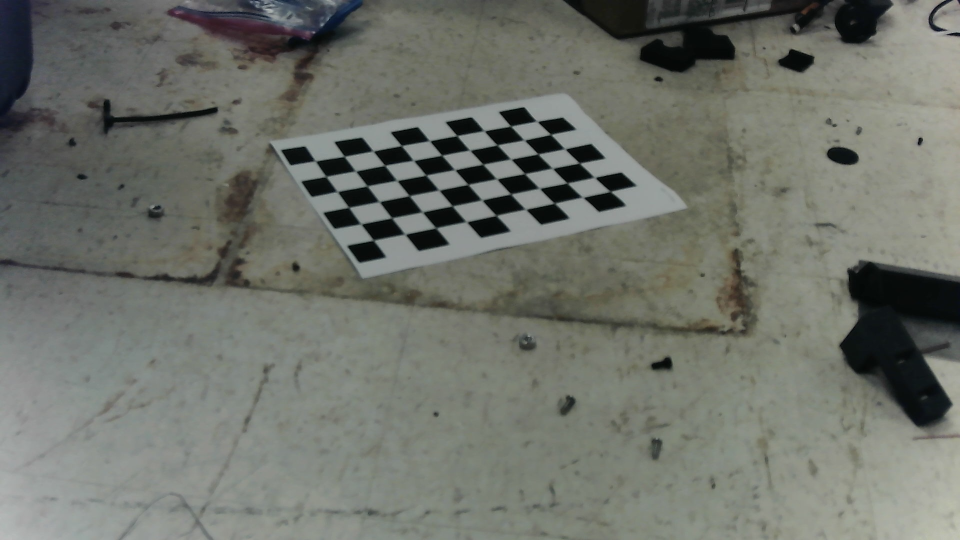
#> input picture calibration/images/0.png, 1920 x 1080 px (shown at 1/2 size); its folder holds only this picture in this run
$ python calibration.py
#> lines starting #> are read from the running program, lines starting #| are printed output that depends on the picture; after the words box and inside, x2 and y2 are one past the last pixel; in counts of white or black regions, pixels touching at a corner belong together
import numpy as np
import cv2 as cv
import glob
import pickle
import os


################ FIND CHESSBOARD CORNERS - OBJECT POINTS AND IMAGE POINTS #############################

chessboardSize = (9,6)
frameSize = (1920,1080)


# termination criteria
criteria = (cv.TERM_CRITERIA_EPS + cv.TERM_CRITERIA_MAX_ITER, 30, 0.001)


# prepare object points, like (0,0,0), (1,0,0), (2,0,0) ....,(6,5,0)
objp = np.zeros((chessboardSize[0] * chessboardSize[1], 3), np.float32)
objp[:,:2] = np.mgrid[0:chessboardSize[0],0:chessboardSize[1]].T.reshape(-1,2)

size_of_chessboard_squares_mm = 25.62
objp = objp * size_of_chessboard_squares_mm


# Arrays to store object points and image points from all the images.
objpoints = [] # 3d point in real world space
imgpoints = [] # 2d points in image plane.


path = 'images'
for filename in os.listdir(path):
    full_path = os.path.join(path, filename)
    img = cv.imread(full_path)
#> img is the input picture: shape (1080, 1920, 3); mean B, G, R 106.5, 114.3, 111.1

    cv.imshow('img', img)

    gray = cv.cvtColor(img, cv.COLOR_BGR2GRAY)

    # Find the chess board corners
    ret, corners = cv.findChessboardCorners(gray, chessboardSize, None)
#> ret = True; corners = 54 rows, first 8: [630, 321.5], [688, 313.5], [746, 302.5], [802, 291.5], [858, 281.5], [914, 271.5], [968, 262], [1021, 252.5]

    # If found, add object points, image points (after refining them)
    if ret == True:

        objpoints.append(objp)
        corners2 = cv.cornerSubPix(gray, corners, (11,11), (-1,-1), criteria)
#> corners2 = 54 rows, first 8: [631.3, 322.4], [689.1, 313.1], [746.8, 302.6], [803.4, 291.7], [859.7, 282], [914.5, 271.7], [968.9, 262.1], [1022, 252.7]
        imgpoints.append(corners)

        # Draw and display the corners
        cv.drawChessboardCorners(img, chessboardSize, corners2, ret)
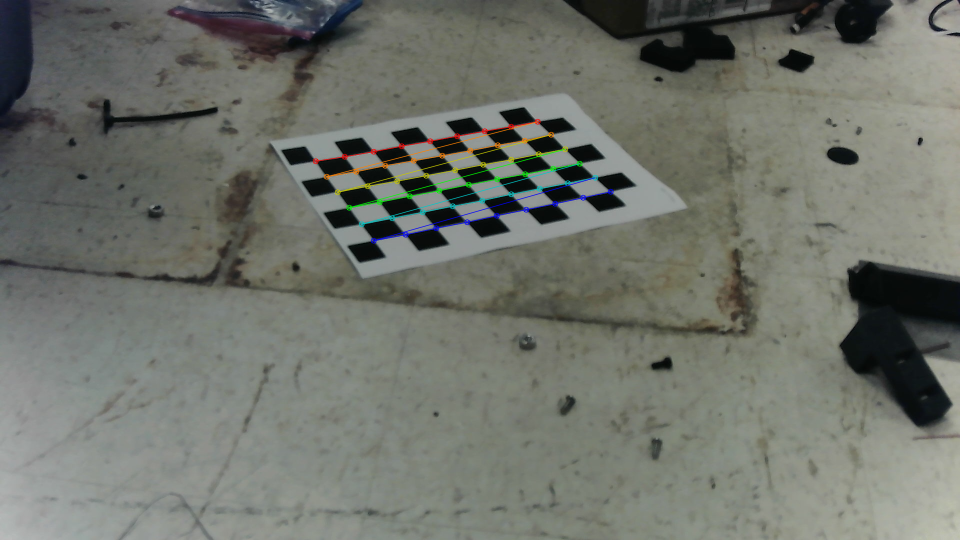
#> img: shape (1080, 1920, 3) (shown at 1/2 size); 0.89% of pixels changed, all inside (x1, y1, x2, y2) = (625, 237, 1228, 488)
        cv.imshow('img', img)
        cv.waitKey(1000)


cv.destroyAllWindows()


############## CALIBRATION #######################################################

ret, cameraMatrix, dist, rvecs, tvecs = cv.calibrateCamera(objpoints, imgpoints, frameSize, None, None)
#> ret = 0.616; cameraMatrix = [[2894.1, 0, 1006.4], [0, 3170.3, 478], [0, 0, 1]]; dist = [[0.425, -74.31, -0.0393, -0.000946, 1927.7]]; rvecs = ([-1.03, -0.29, -0.387],); tvecs = ([-153.7, -56.94, 1183.2],)

# Save the camera calibration result for later use (we won't worry about rvecs / tvecs)
#pickle.dump((cameraMatrix, dist), open( "calibration.pkl", "wb" ))
pickle.dump(cameraMatrix, open("presets/cameraMatrix.pkl", "wb"))
pickle.dump(dist, open("presets/dist.pkl", "wb"))

$ run again, on calibration/images/3.png
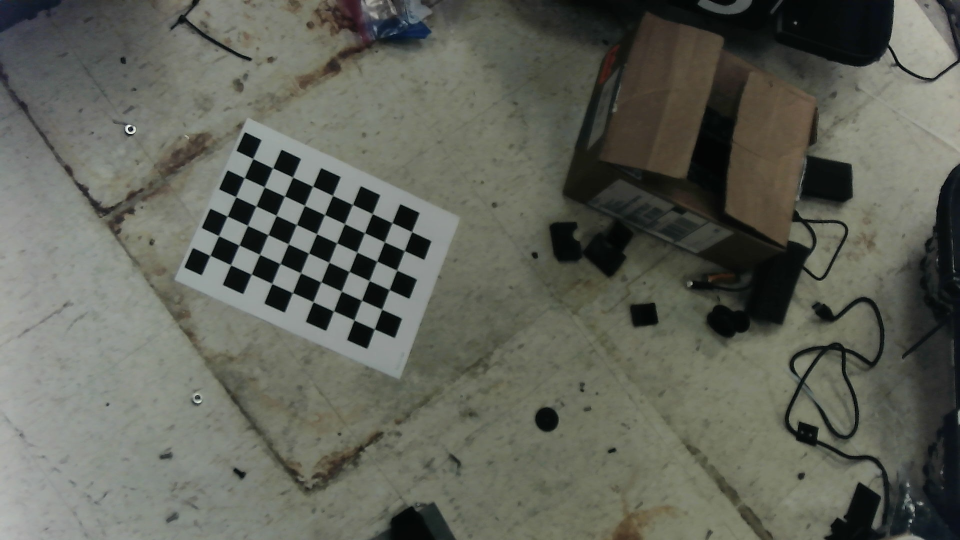
#> input picture calibration/images/3.png, 1920 x 1080 px (shown at 1/2 size)
#> img is the input picture: shape (1080, 1920, 3); mean B, G, R 88.9, 98.5, 96.2
#> `ret, corners = cv.findChessboardCorners(gray, chessboardSize, None)`: ret = True; corners = 54 rows, first 8: [507.7, 318.4], [547.4, 336.7], [585.5, 354], [625, 372.5], [665.5, 391], [704.5, 409.5], [744, 428], [783, 445.5]
#> corners2 = 54 rows, first 8: [506.3, 317.6], [545.7, 336.3], [585.9, 354.6], [625.8, 372.8], [665.7, 391.4], [705.5, 409.4], [745.2, 427.8], [784.6, 445.9]
#> `cv.drawChessboardCorners(img, chessboardSize, corners2, ret)`:
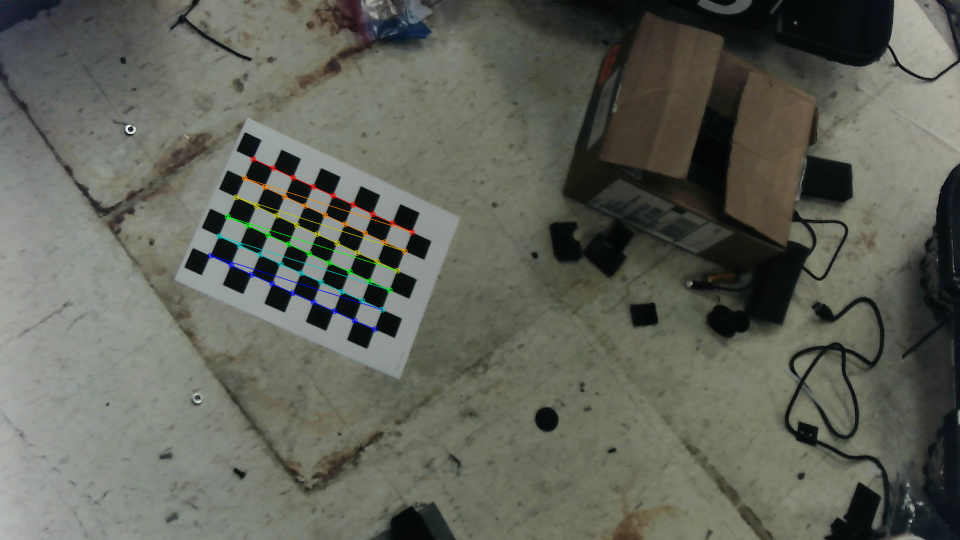
#> img: shape (1080, 1920, 3) (shown at 1/2 size); 0.73% of pixels changed, all inside (x1, y1, x2, y2) = (415, 312, 831, 665)
#> `ret, cameraMatrix, dist, rvecs, tvecs = cv.calibrateCamera(objpoints, ..`: ret = 0.195; cameraMatrix = [[2724.1, 0, 989.5], [0, 2628.9, 521.2], [0, 0, 1]]; dist = [[-0.945, 15.97, -0.00275, 0.0167, -150.6]]; rvecs = ([-0.307, -0.343, 0.384],); tvecs = ([-273, -118.3, 1489.8],)

$ run again, on calibration/images/4.png
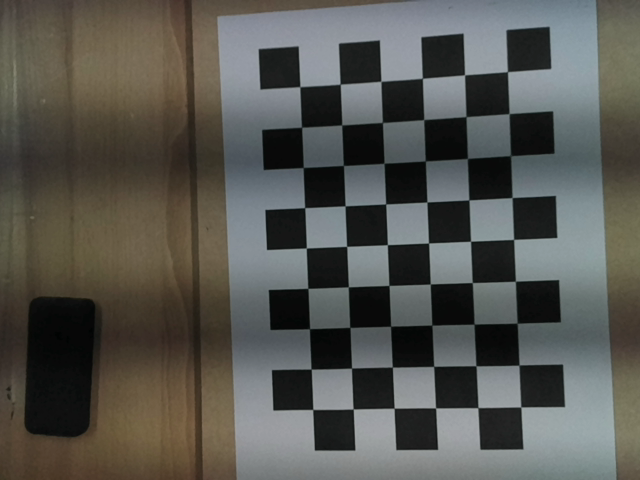
#> input picture calibration/images/4.png, 640 x 480 px
#> img is the input picture: shape (480, 640, 3); mean B, G, R 80.9, 86, 86
#> `gray = cv.cvtColor(img, cv.COLOR_BGR2GRAY)`:
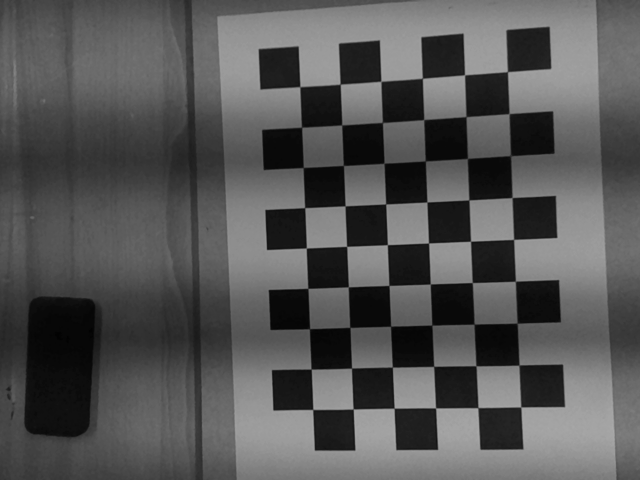
#> gray: shape (480, 640); min 2, max 169, mean 85.4
#> `ret, corners = cv.findChessboardCorners(gray, chessboardSize, None)`: ret = True; corners = 54 rows, first 8: [507.5, 71.56], [509.1, 113.5], [510.3, 155.6], [512.1, 197.5], [513.6, 239.4], [515.4, 281.3], [517, 323], [518.9, 365.1]
#> corners2 = 54 rows, first 8: [507.4, 71.66], [509.2, 113.6], [510.5, 155.6], [511.9, 197.5], [513.7, 239.4], [515.5, 281.2], [517.2, 323.2], [518.8, 365.1]
#> `cv.drawChessboardCorners(img, chessboardSize, corners2, ret)`:
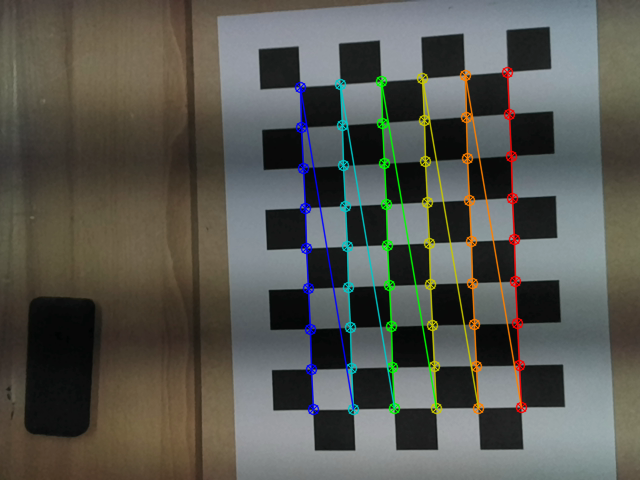
#> img: shape (480, 640, 3); 4.87% of pixels changed, all inside (x1, y1, x2, y2) = (294, 66, 528, 416)
#> `ret, cameraMatrix, dist, rvecs, tvecs = cv.calibrateCamera(objpoints, ..`: ret = 0.379; cameraMatrix = [[9576.3, 0, 989.5], [0, 5938.3, 547.6], [0, 0, 1]]; dist = [[1.82, 181.2, 0.243, 0.359, -5784.4]]; rvecs = ([0.729, 0.524, 1.45],); tvecs = ([-189.4, -289, 3322.6],)

$ run again, on calibration/images/5.png
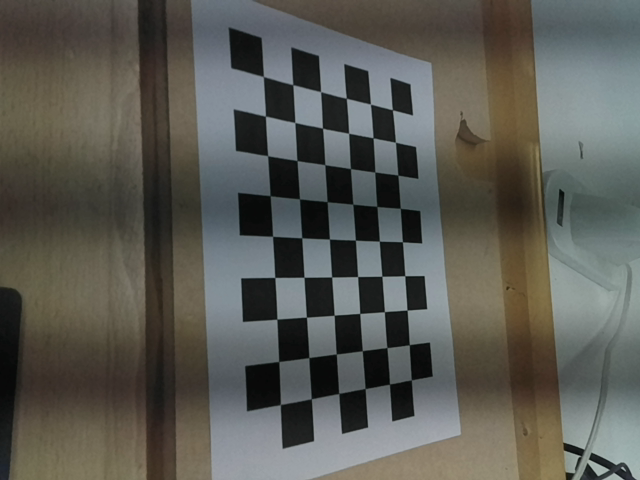
#> input picture calibration/images/5.png, 640 x 480 px
#> img is the input picture: shape (480, 640, 3); mean B, G, R 83.7, 90.1, 90.1
#> `gray = cv.cvtColor(img, cv.COLOR_BGR2GRAY)`:
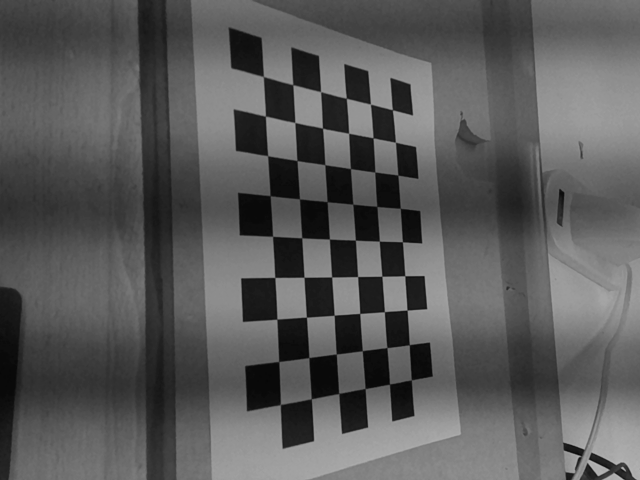
#> gray: shape (480, 640); min 6, max 182, mean 89.3
#> `ret, corners = cv.findChessboardCorners(gray, chessboardSize, None)`: ret = True; corners = 54 rows, first 8: [392.5, 109.8], [395.4, 142.3], [397.7, 175], [400.3, 208.3], [402.5, 241.8], [404.7, 275.6], [407, 310.1], [409.3, 344.7]
#> corners2 = 54 rows, first 8: [392.3, 109.7], [395.5, 142.3], [397.8, 175], [400.3, 208.3], [402.5, 241.8], [404.7, 275.7], [407, 310.1], [409.3, 344.7]
#> `cv.drawChessboardCorners(img, chessboardSize, corners2, ret)`:
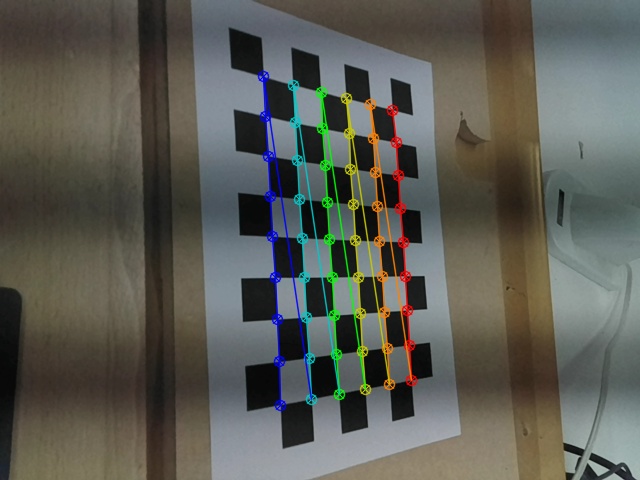
#> img: shape (480, 640, 3); 4.45% of pixels changed, all inside (x1, y1, x2, y2) = (257, 70, 418, 412)
#> `ret, cameraMatrix, dist, rvecs, tvecs = cv.calibrateCamera(objpoints, ..`: ret = 0.436; cameraMatrix = [[188.5, 0, 959.4], [0, 1474.3, 540.6], [0, 0, 1]]; dist = [[0.00219, 0.000119, -0.000328, 0.00387, -8e-06]]; rvecs = ([-1.21, -0.315, 0.695],); tvecs = ([-2137.3, -203, 702.9],)

$ run again, on calibration/images/1.png
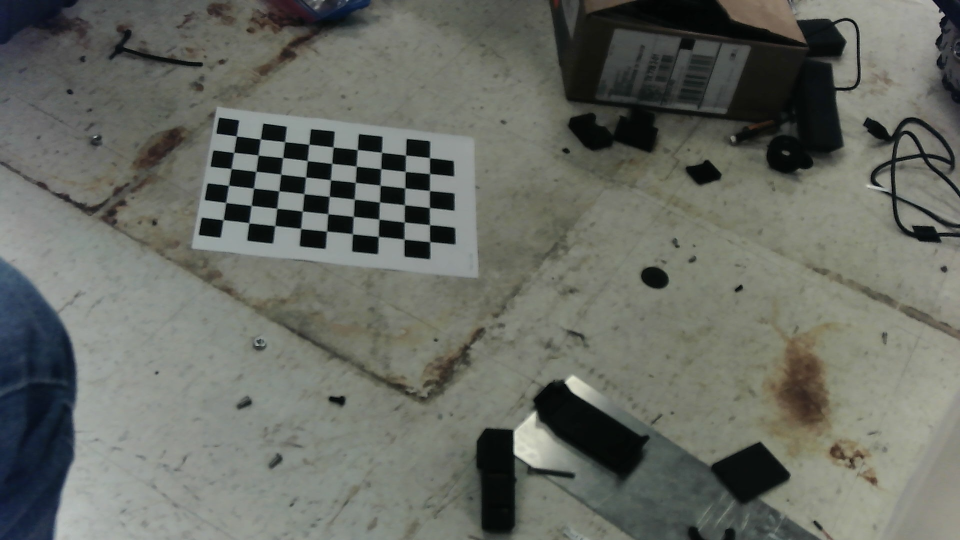
#> input picture calibration/images/1.png, 1920 x 1080 px (shown at 1/2 size)
#> img is the input picture: shape (1080, 1920, 3); mean B, G, R 99.1, 106.5, 103.4
#> `gray = cv.cvtColor(img, cv.COLOR_BGR2GRAY)`:
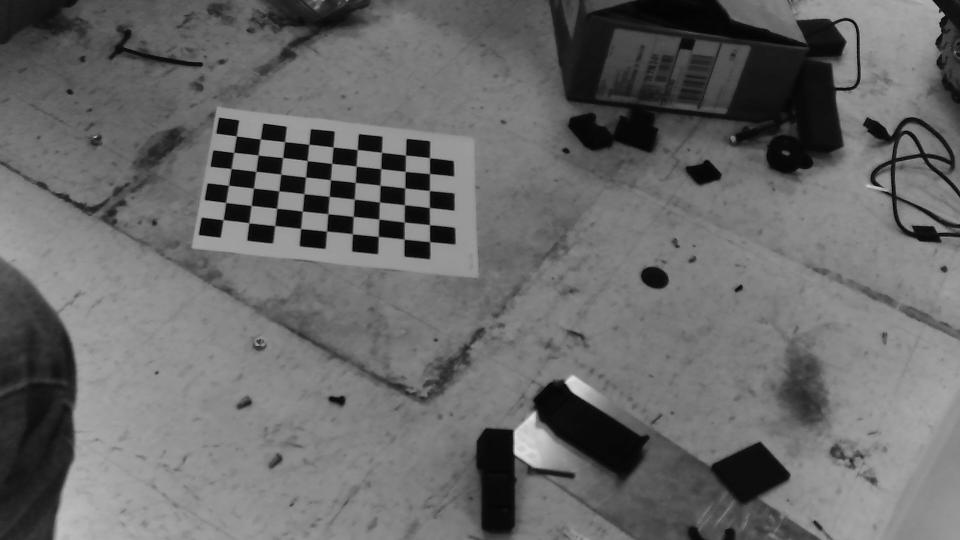
#> gray: shape (1080, 1920) (shown at 1/2 size); min 0, max 235, mean 104.7
#> `ret, corners = cv.findChessboardCorners(gray, chessboardSize, None)`: ret = True; corners = 54 rows, first 8: [472, 272.5], [520.4, 278.5], [569, 284], [619.1, 287.7], [665.5, 294.5], [716.8, 299.5], [763.5, 305], [811, 310]
#> corners2 = 54 rows, first 8: [473.3, 272.4], [521.3, 278.4], [570, 283.8], [618.4, 288.9], [667, 294.5], [715.2, 299.6], [763.8, 305.1], [811.8, 310.7]
#> `cv.drawChessboardCorners(img, chessboardSize, corners2, ret)`:
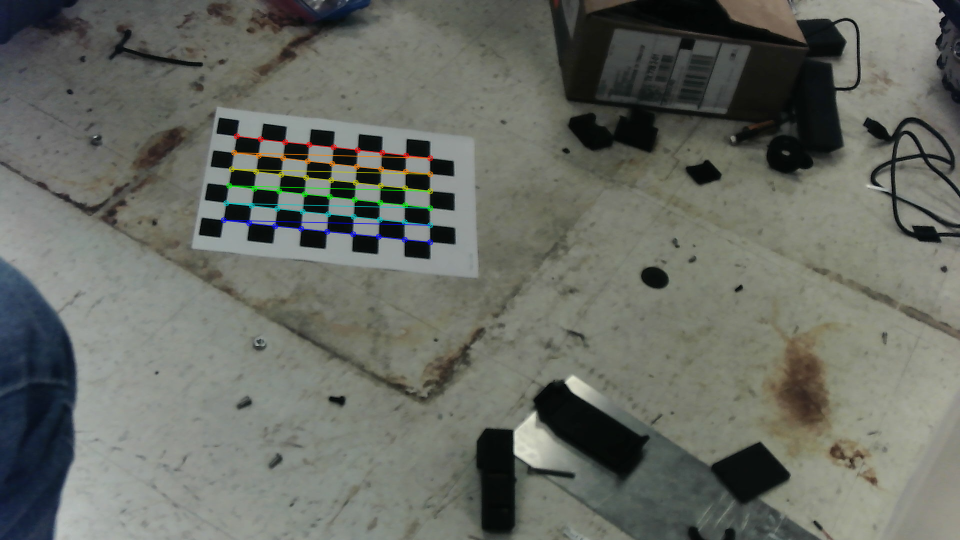
#> img: shape (1080, 1920, 3) (shown at 1/2 size); 0.83% of pixels changed, all inside (x1, y1, x2, y2) = (441, 266, 867, 491)
#> `ret, cameraMatrix, dist, rvecs, tvecs = cv.calibrateCamera(objpoints, ..`: ret = 0.43; cameraMatrix = [[3472.6, 0, 954.3], [0, 5971.9, 552.5], [0, 0, 1]]; dist = [[4.22, -173.9, -0.0185, 0.108, 3197.6]]; rvecs = ([-1.15, -0.0767, 0.0204],); tvecs = ([-254.6, -83.87, 1830.7],)
